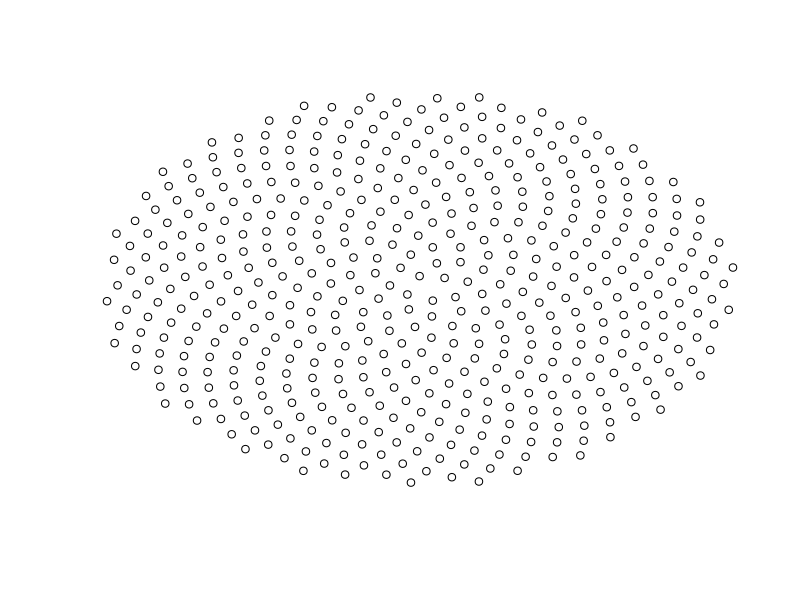

Here is the R script that generated this plot:
#Hi I am Hayward Wong

# Makes a flower pattern

t  <- 1:500 # Made a vector from 1-500

p <- (1 + sqrt(5))*pi # Made a vector with math

jpeg("rplot.jpg", width = 350, height = 350) # Saves the image to local
plot(sqrt(t) * cos(p*t), sqrt(t) * sin(p*t), type = "p", axes = FALSE, ann=FALSE) # Plots the flower pattern
dev.off() # Closes changes to the plot
